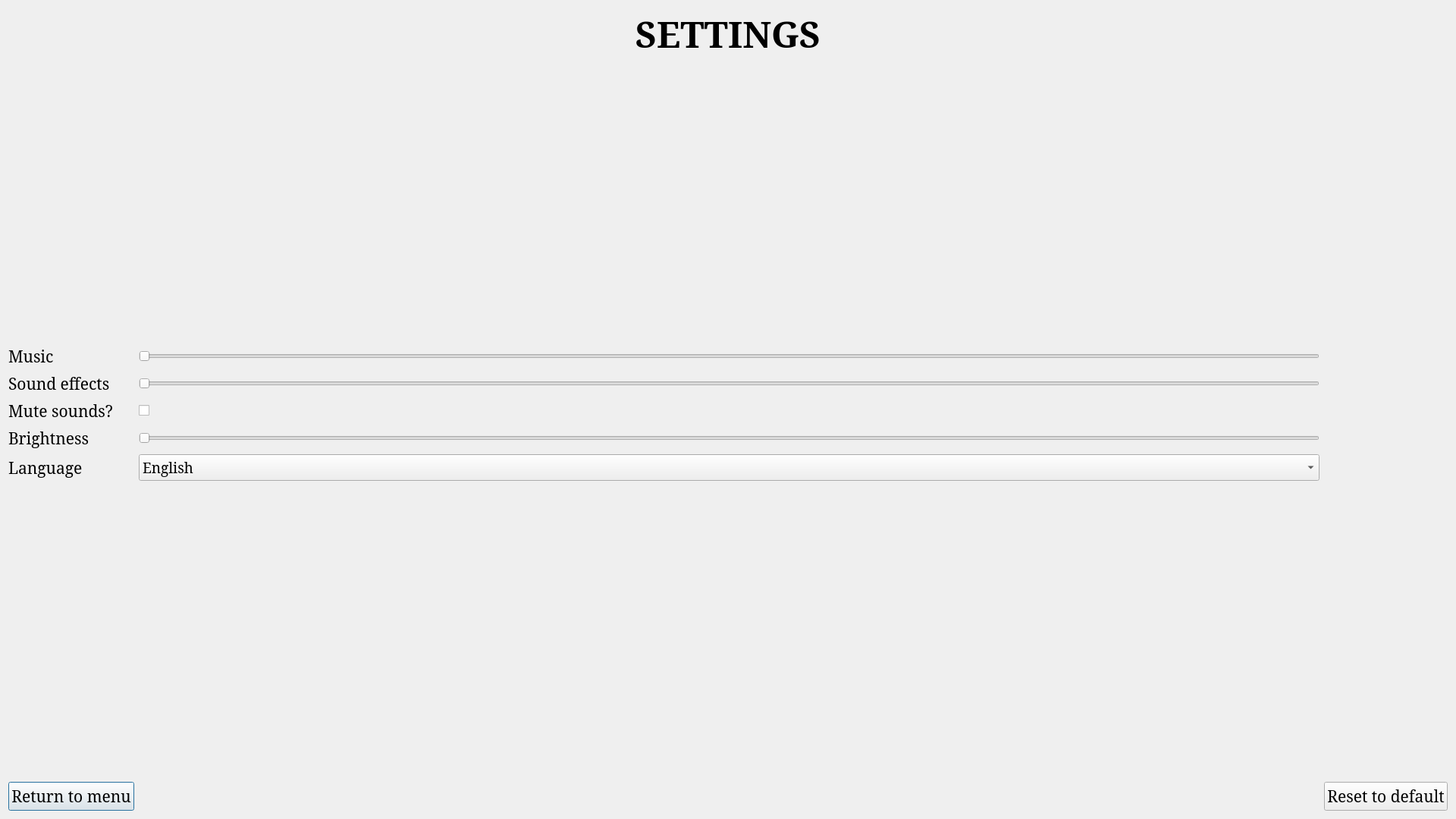
<?xml version="1.0" encoding="UTF-8"?>
<ui version="4.0">
 <class>settings</class>
 <widget class="QDialog" name="settings">
  <property name="geometry">
   <rect>
    <x>0</x>
    <y>0</y>
    <width>1920</width>
    <height>1080</height>
   </rect>
  </property>
  <property name="windowTitle">
   <string notr="true">Time Bomb</string>
  </property>
  <layout class="QGridLayout" name="gridLayout_2">
   <item row="1" column="0" colspan="2">
    <layout class="QGridLayout" name="gridLayout">
     <item row="7" column="1">
      <spacer name="horizontalSpacer_2">
       <property name="orientation">
        <enum>Qt::Horizontal</enum>
       </property>
       <property name="sizeHint" stdset="0">
        <size>
         <width>40</width>
         <height>20</height>
        </size>
       </property>
      </spacer>
     </item>
     <item row="2" column="1">
      <widget class="QSlider" name="SFX">
       <property name="orientation">
        <enum>Qt::Horizontal</enum>
       </property>
      </widget>
     </item>
     <item row="5" column="1">
      <widget class="QComboBox" name="Language_c">
       <property name="font">
        <font>
         <family>Noto Serif</family>
         <pointsize>14</pointsize>
        </font>
       </property>
       <item>
        <property name="text">
         <string>English</string>
        </property>
       </item>
       <item>
        <property name="text">
         <string>Français</string>
        </property>
       </item>
      </widget>
     </item>
     <item row="1" column="0">
      <widget class="QLabel" name="Sound">
       <property name="font">
        <font>
         <family>Noto Serif</family>
         <pointsize>16</pointsize>
        </font>
       </property>
       <property name="text">
        <string>Music</string>
       </property>
      </widget>
     </item>
     <item row="4" column="1">
      <widget class="QSlider" name="Brightness_s">
       <property name="font">
        <font>
         <family>Noto Serif</family>
        </font>
       </property>
       <property name="value">
        <number>0</number>
       </property>
       <property name="orientation">
        <enum>Qt::Horizontal</enum>
       </property>
      </widget>
     </item>
     <item row="2" column="0">
      <widget class="QLabel" name="label_2">
       <property name="font">
        <font>
         <family>Noto Serif</family>
         <pointsize>16</pointsize>
        </font>
       </property>
       <property name="text">
        <string>Sound effects</string>
       </property>
      </widget>
     </item>
     <item row="3" column="0">
      <widget class="QLabel" name="label">
       <property name="font">
        <font>
         <family>Noto Serif</family>
         <pointsize>16</pointsize>
        </font>
       </property>
       <property name="text">
        <string>Mute sounds?</string>
       </property>
      </widget>
     </item>
     <item row="3" column="1">
      <widget class="QCheckBox" name="checkBox">
       <property name="text">
        <string/>
       </property>
       <property name="iconSize">
        <size>
         <width>64</width>
         <height>64</height>
        </size>
       </property>
      </widget>
     </item>
     <item row="5" column="0">
      <widget class="QLabel" name="Language">
       <property name="font">
        <font>
         <family>Noto Serif</family>
         <pointsize>16</pointsize>
        </font>
       </property>
       <property name="text">
        <string>Language</string>
       </property>
      </widget>
     </item>
     <item row="8" column="0">
      <spacer name="verticalSpacer">
       <property name="orientation">
        <enum>Qt::Vertical</enum>
       </property>
       <property name="sizeHint" stdset="0">
        <size>
         <width>20</width>
         <height>40</height>
        </size>
       </property>
      </spacer>
     </item>
     <item row="9" column="1">
      <spacer name="horizontalSpacer_4">
       <property name="orientation">
        <enum>Qt::Horizontal</enum>
       </property>
       <property name="sizeHint" stdset="0">
        <size>
         <width>40</width>
         <height>20</height>
        </size>
       </property>
      </spacer>
     </item>
     <item row="9" column="0">
      <layout class="QHBoxLayout" name="horizontalLayout">
       <item>
        <widget class="QPushButton" name="Return_to_menu">
         <property name="font">
          <font>
           <family>Noto Serif</family>
           <pointsize>16</pointsize>
          </font>
         </property>
         <property name="text">
          <string>Return to menu</string>
         </property>
        </widget>
       </item>
      </layout>
     </item>
     <item row="9" column="2">
      <widget class="QPushButton" name="Reset_to_default">
       <property name="font">
        <font>
         <family>Noto Serif</family>
         <pointsize>16</pointsize>
        </font>
       </property>
       <property name="text">
        <string>Reset to default</string>
       </property>
      </widget>
     </item>
     <item row="4" column="0">
      <widget class="QLabel" name="Brightness">
       <property name="font">
        <font>
         <family>Noto Serif</family>
         <pointsize>16</pointsize>
        </font>
       </property>
       <property name="text">
        <string>Brightness</string>
       </property>
      </widget>
     </item>
     <item row="1" column="1">
      <widget class="QSlider" name="Sound_s">
       <property name="font">
        <font>
         <family>Noto Serif</family>
        </font>
       </property>
       <property name="orientation">
        <enum>Qt::Horizontal</enum>
       </property>
      </widget>
     </item>
     <item row="0" column="0">
      <spacer name="verticalSpacer_2">
       <property name="orientation">
        <enum>Qt::Vertical</enum>
       </property>
       <property name="sizeHint" stdset="0">
        <size>
         <width>20</width>
         <height>40</height>
        </size>
       </property>
      </spacer>
     </item>
    </layout>
   </item>
   <item row="0" column="0" colspan="2">
    <widget class="QLabel" name="Settings">
     <property name="font">
      <font>
       <family>Noto Serif</family>
       <pointsize>36</pointsize>
       <weight>75</weight>
       <bold>true</bold>
      </font>
     </property>
     <property name="text">
      <string>SETTINGS</string>
     </property>
     <property name="alignment">
      <set>Qt::AlignCenter</set>
     </property>
    </widget>
   </item>
  </layout>
 </widget>
 <resources/>
 <connections/>
</ui>
